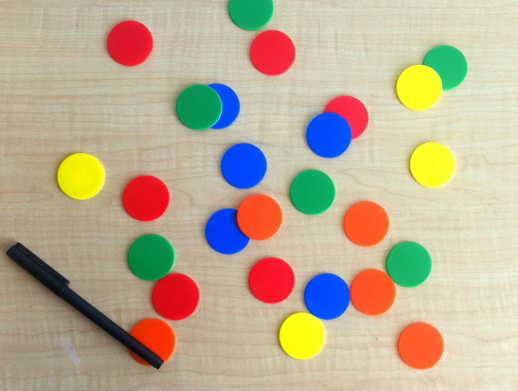
%> input picture code/1_ColorBaseSegmentation/coloredChips.png, 518 x 391 px
$ octave colorSegDriver.m   (GNU Octave 9; MATLAB toolbox functions it lacks are replaced by stand-ins)
%> lines starting %> are read from the running program, lines starting %| are printed output that depends on the picture
% prepare the segmentation problem
clear
close all

vec = @(x) x(:);

I = imread('coloredChips.png');
%> I is the input picture: size 391x518x3 uint8; mean R, G, B 188.3, 173.3, 148.1
I = I(1:300,101:450,:);
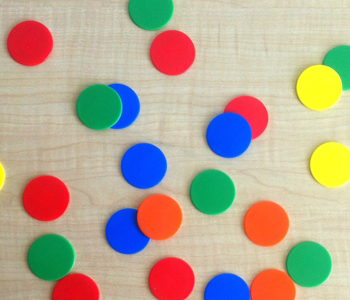
%> I: size 300x350x3 uint8; mean R, G, B 182, 167.6, 148.2
subplot(2,2,1)
imagesc(I);
axis off;
load imgSeg
subplot(2,2,2)
imagesc(imgSeg);
axis off;
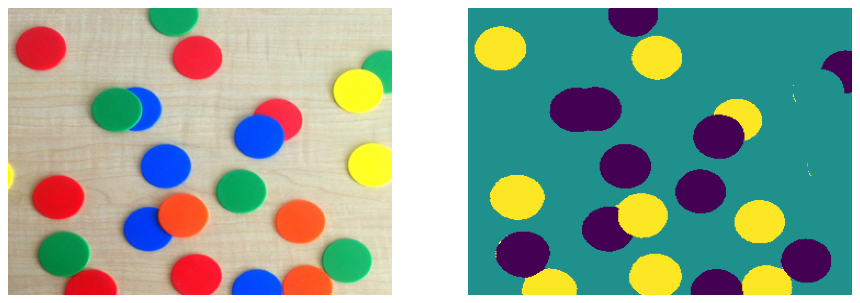
%> figure redrawn from the program's plot data, 2 panels


disp('The image we want to segment');

pause

RGB = [vec(I(:,:,1)), vec(I(:,:,2)), vec(I(:,:,3))];

i1 = imgSeg==1;
i2 = imgSeg==2;
i3 = imgSeg==3;

figure(2)
plot3(RGB(i1,1),RGB(i1,2),RGB(i1,3),'.r')
hold on
plot3(RGB(i2,1),RGB(i2,2),RGB(i2,3),'.b')
hold on
plot3(RGB(i3,1),RGB(i3,2),RGB(i3,3),'.g')
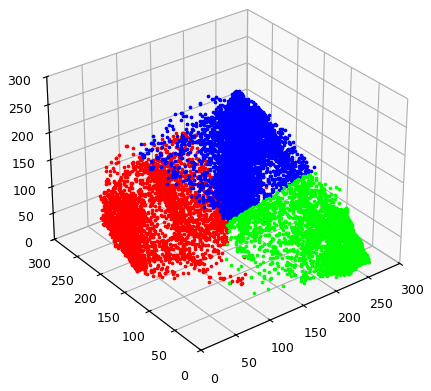
%> figure redrawn from the program's plot data

hold off
